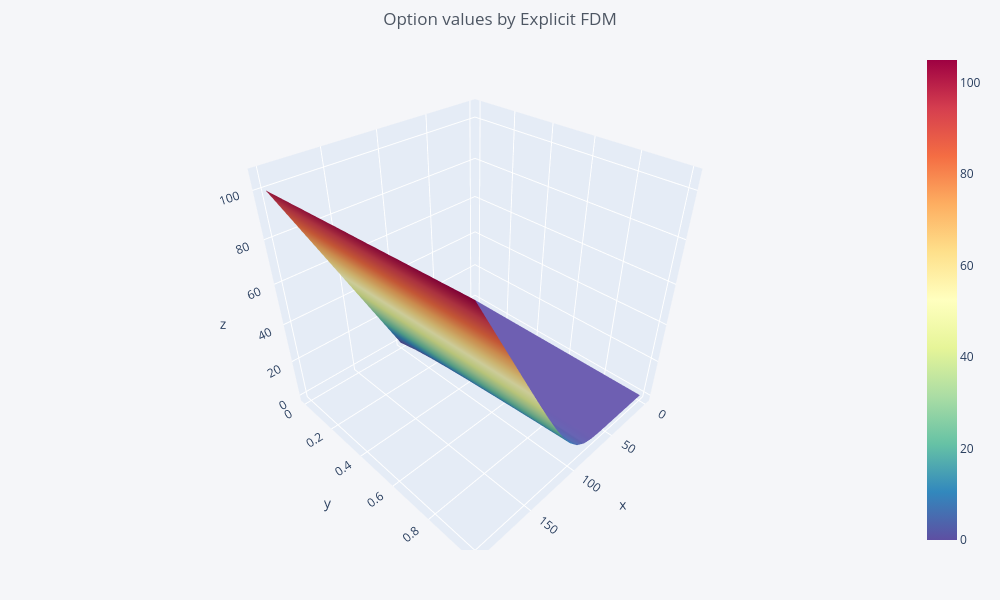

Notebook code cell kept with this figure:
### Markdown cell above
### Visualize the payoff

### Code cell
# Plot Option Payoff
# Axis titles are not rendered correctly on the graph. This is a bug in cufflinks 
fig = fdm_grid.iplot(kind = 'surface', title='Option values by Explicit FDM',xTitle='Spot', yTitle='Maturity', zTitle='Option Value', asFigure=True)
fig.show()

### Figure 1 — Plotly figure (JSON) as saved in the notebook; plotly's stock layout.template omitted (floating-point values rounded to 4 significant figures; data arrays with more than 128 entries replaced by an {"elided": "..."} marker saying what was removed)
{"data": [{"colorscale": [[0.0, "#5E4FA2"], [0.1, "#3288BD"], [0.2, "#66C2A5"], [0.3, "#ABDDA4"], [0.4, "#E6F598"], [0.5, "#FFFFBF"], [0.6, "#FEE08B"], [0.7, "#FDAE61"], [0.8, "#F46D43"], [0.9, "#D53E4F"], [1.0, "#9E0142"]], "type": "surface", "x": [0.0, 10.0, 20.0, 30.0, 40.0, 50.0, 60.0, 70.0, 80.0, 90.0, 100.0, 110.0, 120.0, 130.0, 140.0, 150.0, 160.0, 170.0, 180.0, 190.0, 200.0], "y": [0.0, 0.06, 0.11, 0.17, 0.22, 0.28, 0.33, 0.39, 0.44, 0.5, 0.56, 0.61, 0.67, 0.72, 0.78, 0.83, 0.89, 0.94, 1.0], "z": {"elided": "19x21 float values"}}], "layout": {"height": 600, "legend": {"bgcolor": "#F5F6F9", "font": {"color": "#4D5663"}}, "margin": {"b": 50, "l": 50, "r": 50, "t": 50}, "paper_bgcolor": "#F5F6F9", "plot_bgcolor": "#F5F6F9", "title": {"font": {"color": "#4D5663"}, "text": "Option values by Explicit FDM", "x": 0.5}, "width": 1000, "xaxis": {"gridcolor": "#E1E5ED", "showgrid": true, "tickfont": {"color": "#4D5663"}, "title": {"font": {"color": "#4D5663"}, "text": "Spot"}, "zerolinecolor": "#E1E5ED"}, "yaxis": {"gridcolor": "#E1E5ED", "showgrid": true, "tickfont": {"color": "#4D5663"}, "title": {"font": {"color": "#4D5663"}, "text": "Maturity"}, "zerolinecolor": "#E1E5ED"}}}
